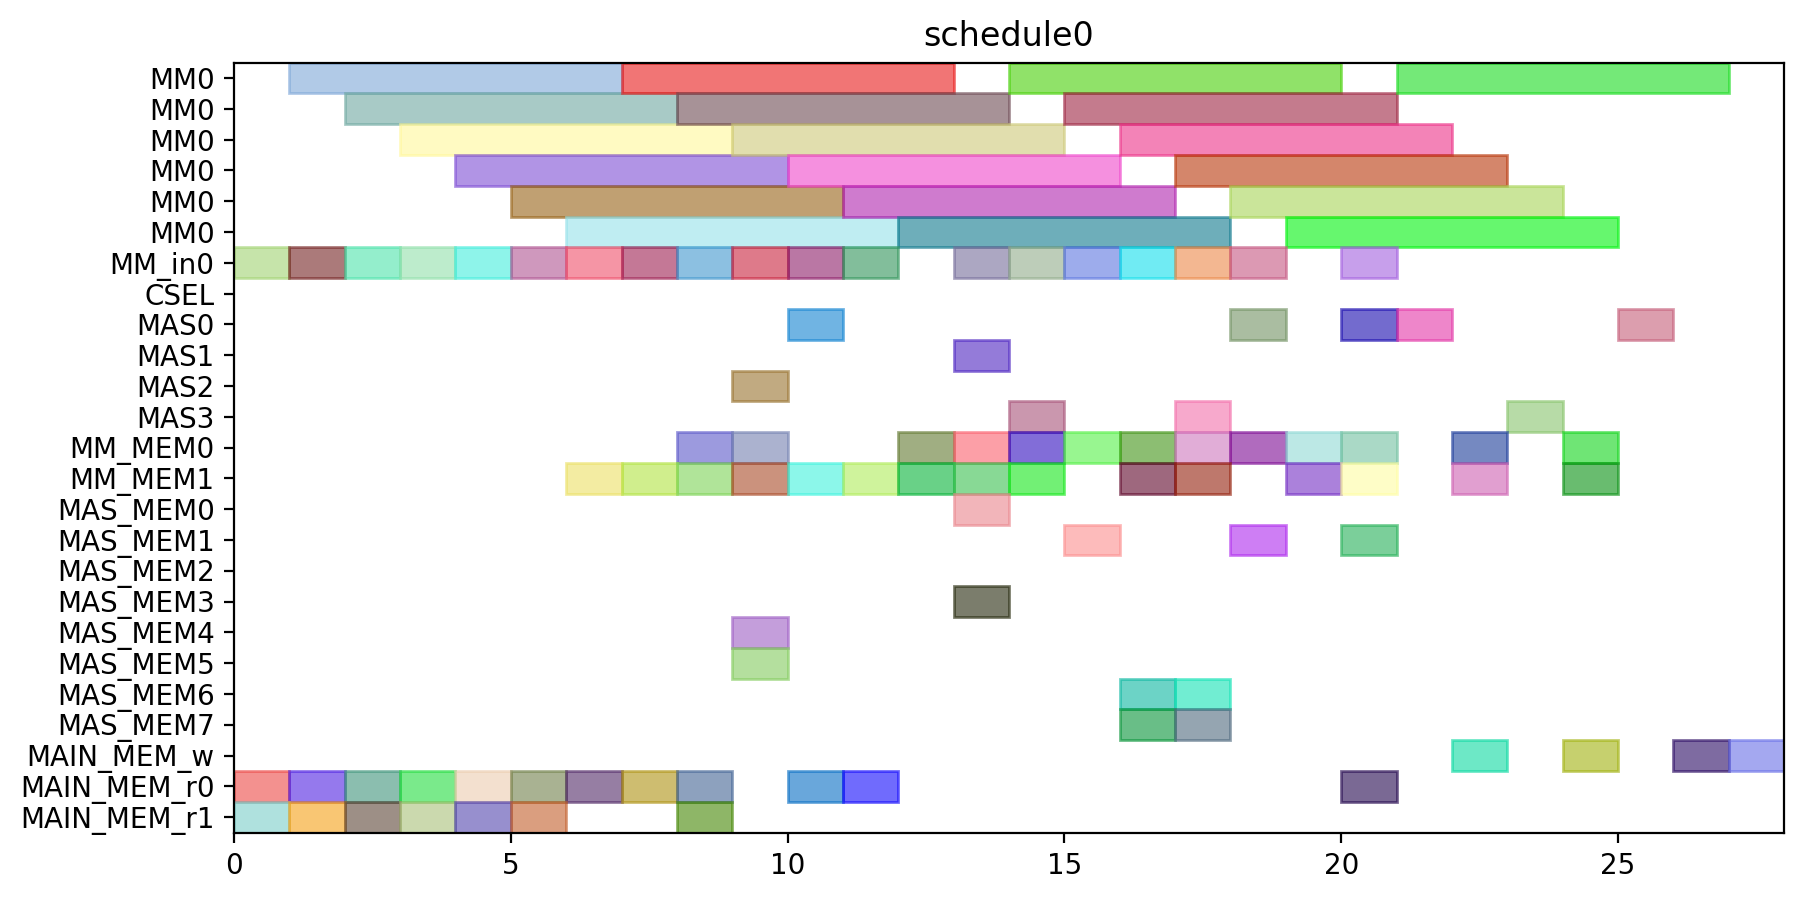

Write the Python code that produced this figure.
from pyschedule import Scenario, solvers, plotters, alt


def solve():
	horizon = 120
	S = Scenario("schedule0", horizon=horizon)

	# resource
	MM = S.Resources('MM', num=1, size=6)
	MM_in = S.Resources('MM_in', num=1)
	CSEL = S.Resource('CSEL')
	MAS = S.Resources('MAS', num=4, size=1, periods=range(1, horizon))
	MM_MEM = S.Resources('MM_MEM', num=2)
	MAS_MEM = S.Resources('MAS_MEM', num=8)
	MAIN_MEM_w = S.Resource('MAIN_MEM_w', size=1)
	MAIN_MEM_r = S.Resources('MAIN_MEM_r', num=2)

	# result of previous scheduling

	# new tasks
	T1 = S.Task('T1', length=6, delay_cost=1)
	T1 += alt(MM)
	T1_in = S.Task('T1_in', length=1, delay_cost=1)
	T1_in += alt(MM_in)
	S += T1_in*MM_in[0]<=T1*MM[0]
	T1_mem0 = S.Task('T1_mem0', length=1, delay_cost=1)
	T1_mem0 += MAIN_MEM_r[0]
	S += T1_mem0 <= T1

	T1_mem1 = S.Task('T1_mem1', length=1, delay_cost=1)
	T1_mem1 += MAIN_MEM_r[1]
	S += T1_mem1 <= T1

	T2 = S.Task('T2', length=6, delay_cost=1)
	T2 += alt(MM)
	T2_in = S.Task('T2_in', length=1, delay_cost=1)
	T2_in += alt(MM_in)
	S += T2_in*MM_in[0]<=T2*MM[0]
	T2_mem0 = S.Task('T2_mem0', length=1, delay_cost=1)
	T2_mem0 += MAIN_MEM_r[0]
	S += T2_mem0 <= T2

	T2_mem1 = S.Task('T2_mem1', length=1, delay_cost=1)
	T2_mem1 += MAIN_MEM_r[1]
	S += T2_mem1 <= T2

	T3 = S.Task('T3', length=6, delay_cost=1)
	T3 += alt(MM)
	T3_in = S.Task('T3_in', length=1, delay_cost=1)
	T3_in += alt(MM_in)
	S += T3_in*MM_in[0]<=T3*MM[0]
	T3_mem0 = S.Task('T3_mem0', length=1, delay_cost=1)
	T3_mem0 += MAIN_MEM_r[0]
	S += T3_mem0 <= T3

	T3_mem1 = S.Task('T3_mem1', length=1, delay_cost=1)
	T3_mem1 += MAIN_MEM_r[1]
	S += T3_mem1 <= T3

	T4 = S.Task('T4', length=6, delay_cost=1)
	T4 += alt(MM)
	T4_in = S.Task('T4_in', length=1, delay_cost=1)
	T4_in += alt(MM_in)
	S += T4_in*MM_in[0]<=T4*MM[0]
	T4_mem0 = S.Task('T4_mem0', length=1, delay_cost=1)
	T4_mem0 += MAIN_MEM_r[0]
	S += T4_mem0 <= T4

	T4_mem1 = S.Task('T4_mem1', length=1, delay_cost=1)
	T4_mem1 += MAIN_MEM_r[1]
	S += T4_mem1 <= T4

	T5 = S.Task('T5', length=6, delay_cost=1)
	T5 += alt(MM)
	T5_in = S.Task('T5_in', length=1, delay_cost=1)
	T5_in += alt(MM_in)
	S += T5_in*MM_in[0]<=T5*MM[0]
	T5_mem0 = S.Task('T5_mem0', length=1, delay_cost=1)
	T5_mem0 += MAIN_MEM_r[0]
	S += T5_mem0 <= T5

	T5_mem1 = S.Task('T5_mem1', length=1, delay_cost=1)
	T5_mem1 += MAIN_MEM_r[1]
	S += T5_mem1 <= T5

	T6 = S.Task('T6', length=6, delay_cost=1)
	T6 += alt(MM)
	T6_in = S.Task('T6_in', length=1, delay_cost=1)
	T6_in += alt(MM_in)
	S += T6_in*MM_in[0]<=T6*MM[0]
	T6_mem0 = S.Task('T6_mem0', length=1, delay_cost=1)
	T6_mem0 += MAIN_MEM_r[0]
	S += T6_mem0 <= T6

	T6_mem1 = S.Task('T6_mem1', length=1, delay_cost=1)
	T6_mem1 += MAIN_MEM_r[1]
	S += T6_mem1 <= T6

	T7 = S.Task('T7', length=6, delay_cost=1)
	T7 += alt(MM)
	T7_in = S.Task('T7_in', length=1, delay_cost=1)
	T7_in += alt(MM_in)
	S += T7_in*MM_in[0]<=T7*MM[0]
	T7_mem0 = S.Task('T7_mem0', length=1, delay_cost=1)
	T7_mem0 += MAIN_MEM_r[0]
	S += T7_mem0 <= T7

	T7_mem1 = S.Task('T7_mem1', length=1, delay_cost=1)
	T7_mem1 += MAIN_MEM_r[1]
	S += T7_mem1 <= T7

	T8 = S.Task('T8', length=6, delay_cost=1)
	T8 += alt(MM)
	T8_in = S.Task('T8_in', length=1, delay_cost=1)
	T8_in += alt(MM_in)
	S += T8_in*MM_in[0]<=T8*MM[0]
	T8_mem0 = S.Task('T8_mem0', length=1, delay_cost=1)
	T8_mem0 += MAIN_MEM_r[0]
	S += T8_mem0 <= T8

	T8_mem1 = S.Task('T8_mem1', length=1, delay_cost=1)
	T8_mem1 += alt(MM_MEM)
	S += (T1*MM[0])-1 < T8_mem1*MM_MEM[1]
	S += T8_mem1 <= T8

	T9 = S.Task('T9', length=6, delay_cost=1)
	T9 += alt(MM)
	T9_in = S.Task('T9_in', length=1, delay_cost=1)
	T9_in += alt(MM_in)
	S += T9_in*MM_in[0]<=T9*MM[0]
	T9_mem0 = S.Task('T9_mem0', length=1, delay_cost=1)
	T9_mem0 += MAIN_MEM_r[0]
	S += T9_mem0 <= T9

	T9_mem1 = S.Task('T9_mem1', length=1, delay_cost=1)
	T9_mem1 += alt(MM_MEM)
	S += (T1*MM[0])-1 < T9_mem1*MM_MEM[1]
	S += T9_mem1 <= T9

	T10 = S.Task('T10', length=6, delay_cost=1)
	T10 += alt(MM)
	T10_in = S.Task('T10_in', length=1, delay_cost=1)
	T10_in += alt(MM_in)
	S += T10_in*MM_in[0]<=T10*MM[0]
	T10_mem0 = S.Task('T10_mem0', length=1, delay_cost=1)
	T10_mem0 += MAIN_MEM_r[0]
	S += T10_mem0 <= T10

	T10_mem1 = S.Task('T10_mem1', length=1, delay_cost=1)
	T10_mem1 += alt(MM_MEM)
	S += (T3*MM[0])-1 < T10_mem1*MM_MEM[1]
	S += T10_mem1 <= T10

	T11 = S.Task('T11', length=6, delay_cost=1)
	T11 += alt(MM)
	T11_in = S.Task('T11_in', length=1, delay_cost=1)
	T11_in += alt(MM_in)
	S += T11_in*MM_in[0]<=T11*MM[0]
	T11_mem0 = S.Task('T11_mem0', length=1, delay_cost=1)
	T11_mem0 += MAIN_MEM_r[0]
	S += T11_mem0 <= T11

	T11_mem1 = S.Task('T11_mem1', length=1, delay_cost=1)
	T11_mem1 += alt(MM_MEM)
	S += (T3*MM[0])-1 < T11_mem1*MM_MEM[1]
	S += T11_mem1 <= T11

	T12 = S.Task('T12', length=1, delay_cost=1)
	T12 += alt(MAS)
	T12_mem0 = S.Task('T12_mem0', length=1, delay_cost=1)
	T12_mem0 += alt(MM_MEM)
	S += (T4*MM[0])-1 < T12_mem0*MM_MEM[0]
	S += T12_mem0 <= T12

	T12_mem1 = S.Task('T12_mem1', length=1, delay_cost=1)
	T12_mem1 += alt(MM_MEM)
	S += (T2*MM[0])-1 < T12_mem1*MM_MEM[1]
	S += T12_mem1 <= T12

	T13 = S.Task('T13', length=1, delay_cost=1)
	T13 += alt(MAS)
	T13_mem0 = S.Task('T13_mem0', length=1, delay_cost=1)
	T13_mem0 += alt(MM_MEM)
	S += (T4*MM[0])-1 < T13_mem0*MM_MEM[0]
	S += T13_mem0 <= T13

	T13_mem1 = S.Task('T13_mem1', length=1, delay_cost=1)
	T13_mem1 += alt(MM_MEM)
	S += (T2*MM[0])-1 < T13_mem1*MM_MEM[1]
	S += T13_mem1 <= T13

	T15 = S.Task('T15', length=1, delay_cost=1)
	T15 += alt(MAS)
	T15_mem0 = S.Task('T15_mem0', length=1, delay_cost=1)
	T15_mem0 += alt(MM_MEM)
	S += (T7*MM[0])-1 < T15_mem0*MM_MEM[0]
	S += T15_mem0 <= T15

	T15_mem1 = S.Task('T15_mem1', length=1, delay_cost=1)
	T15_mem1 += alt(MM_MEM)
	S += (T7*MM[0])-1 < T15_mem1*MM_MEM[1]
	S += T15_mem1 <= T15

	T14 = S.Task('T14', length=6, delay_cost=1)
	T14 += alt(MM)
	T14_in = S.Task('T14_in', length=1, delay_cost=1)
	T14_in += alt(MM_in)
	S += T14_in*MM_in[0]<=T14*MM[0]
	T14_mem0 = S.Task('T14_mem0', length=1, delay_cost=1)
	T14_mem0 += alt(MAS_MEM)
	S += (T13*MAS[0])-1 < T14_mem0*MAS_MEM[0]
	S += (T13*MAS[1])-1 < T14_mem0*MAS_MEM[2]
	S += (T13*MAS[2])-1 < T14_mem0*MAS_MEM[4]
	S += (T13*MAS[3])-1 < T14_mem0*MAS_MEM[6]
	S += T14_mem0 <= T14

	T14_mem1 = S.Task('T14_mem1', length=1, delay_cost=1)
	T14_mem1 += alt(MAS_MEM)
	S += (T13*MAS[0])-1 < T14_mem1*MAS_MEM[1]
	S += (T13*MAS[1])-1 < T14_mem1*MAS_MEM[3]
	S += (T13*MAS[2])-1 < T14_mem1*MAS_MEM[5]
	S += (T13*MAS[3])-1 < T14_mem1*MAS_MEM[7]
	S += T14_mem1 <= T14

	T16 = S.Task('T16', length=6, delay_cost=1)
	T16 += alt(MM)
	T16_in = S.Task('T16_in', length=1, delay_cost=1)
	T16_in += alt(MM_in)
	S += T16_in*MM_in[0]<=T16*MM[0]
	T16_mem0 = S.Task('T16_mem0', length=1, delay_cost=1)
	T16_mem0 += alt(MM_MEM)
	S += (T1*MM[0])-1 < T16_mem0*MM_MEM[0]
	S += T16_mem0 <= T16

	T16_mem1 = S.Task('T16_mem1', length=1, delay_cost=1)
	T16_mem1 += alt(MM_MEM)
	S += (T8*MM[0])-1 < T16_mem1*MM_MEM[1]
	S += T16_mem1 <= T16

	T17 = S.Task('T17', length=6, delay_cost=1)
	T17 += alt(MM)
	T17_in = S.Task('T17_in', length=1, delay_cost=1)
	T17_in += alt(MM_in)
	S += T17_in*MM_in[0]<=T17*MM[0]
	T17_mem0 = S.Task('T17_mem0', length=1, delay_cost=1)
	T17_mem0 += alt(MM_MEM)
	S += (T8*MM[0])-1 < T17_mem0*MM_MEM[0]
	S += T17_mem0 <= T17

	T17_mem1 = S.Task('T17_mem1', length=1, delay_cost=1)
	T17_mem1 += alt(MAS_MEM)
	S += (T15*MAS[0])-1 < T17_mem1*MAS_MEM[1]
	S += (T15*MAS[1])-1 < T17_mem1*MAS_MEM[3]
	S += (T15*MAS[2])-1 < T17_mem1*MAS_MEM[5]
	S += (T15*MAS[3])-1 < T17_mem1*MAS_MEM[7]
	S += T17_mem1 <= T17

	T18 = S.Task('T18', length=1, delay_cost=1)
	T18 += alt(MAS)
	T18_mem0 = S.Task('T18_mem0', length=1, delay_cost=1)
	T18_mem0 += alt(MM_MEM)
	S += (T5*MM[0])-1 < T18_mem0*MM_MEM[0]
	S += T18_mem0 <= T18

	T18_mem1 = S.Task('T18_mem1', length=1, delay_cost=1)
	T18_mem1 += alt(MM_MEM)
	S += (T9*MM[0])-1 < T18_mem1*MM_MEM[1]
	S += T18_mem1 <= T18

	T19 = S.Task('T19', length=1, delay_cost=1)
	T19 += alt(MAS)
	T19_mem0 = S.Task('T19_mem0', length=1, delay_cost=1)
	T19_mem0 += alt(MM_MEM)
	S += (T5*MM[0])-1 < T19_mem0*MM_MEM[0]
	S += T19_mem0 <= T19

	T19_mem1 = S.Task('T19_mem1', length=1, delay_cost=1)
	T19_mem1 += alt(MM_MEM)
	S += (T9*MM[0])-1 < T19_mem1*MM_MEM[1]
	S += T19_mem1 <= T19

	T21 = S.Task('T21', length=1, delay_cost=1)
	T21 += alt(MAS)
	T21_mem0 = S.Task('T21_mem0', length=1, delay_cost=1)
	T21_mem0 += alt(MM_MEM)
	S += (T6*MM[0])-1 < T21_mem0*MM_MEM[0]
	S += T21_mem0 <= T21

	T21_mem1 = S.Task('T21_mem1', length=1, delay_cost=1)
	T21_mem1 += alt(MM_MEM)
	S += (T10*MM[0])-1 < T21_mem1*MM_MEM[1]
	S += T21_mem1 <= T21

	T24 = S.Task('T24', length=6, delay_cost=1)
	T24 += alt(MM)
	T24_in = S.Task('T24_in', length=1, delay_cost=1)
	T24_in += alt(MM_in)
	S += T24_in*MM_in[0]<=T24*MM[0]
	T24_mem0 = S.Task('T24_mem0', length=1, delay_cost=1)
	T24_mem0 += alt(MM_MEM)
	S += (T11*MM[0])-1 < T24_mem0*MM_MEM[0]
	S += T24_mem0 <= T24

	T24_mem1 = S.Task('T24_mem1', length=1, delay_cost=1)
	T24_mem1 += alt(MAS_MEM)
	S += (T12*MAS[0])-1 < T24_mem1*MAS_MEM[1]
	S += (T12*MAS[1])-1 < T24_mem1*MAS_MEM[3]
	S += (T12*MAS[2])-1 < T24_mem1*MAS_MEM[5]
	S += (T12*MAS[3])-1 < T24_mem1*MAS_MEM[7]
	S += T24_mem1 <= T24

	T20 = S.Task('T20', length=6, delay_cost=1)
	T20 += alt(MM)
	T20_in = S.Task('T20_in', length=1, delay_cost=1)
	T20_in += alt(MM_in)
	S += T20_in*MM_in[0]<=T20*MM[0]
	T20_mem0 = S.Task('T20_mem0', length=1, delay_cost=1)
	T20_mem0 += alt(MAS_MEM)
	S += (T15*MAS[0])-1 < T20_mem0*MAS_MEM[0]
	S += (T15*MAS[1])-1 < T20_mem0*MAS_MEM[2]
	S += (T15*MAS[2])-1 < T20_mem0*MAS_MEM[4]
	S += (T15*MAS[3])-1 < T20_mem0*MAS_MEM[6]
	S += T20_mem0 <= T20

	T20_mem1 = S.Task('T20_mem1', length=1, delay_cost=1)
	T20_mem1 += alt(MAS_MEM)
	S += (T18*MAS[0])-1 < T20_mem1*MAS_MEM[1]
	S += (T18*MAS[1])-1 < T20_mem1*MAS_MEM[3]
	S += (T18*MAS[2])-1 < T20_mem1*MAS_MEM[5]
	S += (T18*MAS[3])-1 < T20_mem1*MAS_MEM[7]
	S += T20_mem1 <= T20

	T22 = S.Task('T22', length=6, delay_cost=1)
	T22 += alt(MM)
	T22_in = S.Task('T22_in', length=1, delay_cost=1)
	T22_in += alt(MM_in)
	S += T22_in*MM_in[0]<=T22*MM[0]
	T22_mem0 = S.Task('T22_mem0', length=1, delay_cost=1)
	T22_mem0 += alt(MAS_MEM)
	S += (T21*MAS[0])-1 < T22_mem0*MAS_MEM[0]
	S += (T21*MAS[1])-1 < T22_mem0*MAS_MEM[2]
	S += (T21*MAS[2])-1 < T22_mem0*MAS_MEM[4]
	S += (T21*MAS[3])-1 < T22_mem0*MAS_MEM[6]
	S += T22_mem0 <= T22

	T22_mem1 = S.Task('T22_mem1', length=1, delay_cost=1)
	T22_mem1 += alt(MAS_MEM)
	S += (T21*MAS[0])-1 < T22_mem1*MAS_MEM[1]
	S += (T21*MAS[1])-1 < T22_mem1*MAS_MEM[3]
	S += (T21*MAS[2])-1 < T22_mem1*MAS_MEM[5]
	S += (T21*MAS[3])-1 < T22_mem1*MAS_MEM[7]
	S += T22_mem1 <= T22

	T23 = S.Task('T23', length=6, delay_cost=1)
	T23 += alt(MM)
	T23_in = S.Task('T23_in', length=1, delay_cost=1)
	T23_in += alt(MM_in)
	S += T23_in*MM_in[0]<=T23*MM[0]
	T23_mem0 = S.Task('T23_mem0', length=1, delay_cost=1)
	T23_mem0 += alt(MAS_MEM)
	S += (T19*MAS[0])-1 < T23_mem0*MAS_MEM[0]
	S += (T19*MAS[1])-1 < T23_mem0*MAS_MEM[2]
	S += (T19*MAS[2])-1 < T23_mem0*MAS_MEM[4]
	S += (T19*MAS[3])-1 < T23_mem0*MAS_MEM[6]
	S += T23_mem0 <= T23

	T23_mem1 = S.Task('T23_mem1', length=1, delay_cost=1)
	T23_mem1 += alt(MAS_MEM)
	S += (T19*MAS[0])-1 < T23_mem1*MAS_MEM[1]
	S += (T19*MAS[1])-1 < T23_mem1*MAS_MEM[3]
	S += (T19*MAS[2])-1 < T23_mem1*MAS_MEM[5]
	S += (T19*MAS[3])-1 < T23_mem1*MAS_MEM[7]
	S += T23_mem1 <= T23

	Z2_new = S.Task('Z2_new', length=6, delay_cost=1)
	Z2_new += alt(MM)
	Z2_new_in = S.Task('Z2_new_in', length=1, delay_cost=1)
	Z2_new_in += alt(MM_in)
	S += Z2_new_in*MM_in[0]<=Z2_new*MM[0]
	S += 0<Z2_new

	Z2_new_w = S.Task('Z2_new_w', length=1, delay_cost=1)
	Z2_new_w += alt(MAIN_MEM_w)
	S += Z2_new <= Z2_new_w

	Z2_new_mem0 = S.Task('Z2_new_mem0', length=1, delay_cost=1)
	Z2_new_mem0 += MAIN_MEM_r[0]
	S += Z2_new_mem0 <= Z2_new

	Z2_new_mem1 = S.Task('Z2_new_mem1', length=1, delay_cost=1)
	Z2_new_mem1 += alt(MM_MEM)
	S += (T14*MM[0])-1 < Z2_new_mem1*MM_MEM[1]
	S += Z2_new_mem1 <= Z2_new

	T25 = S.Task('T25', length=1, delay_cost=1)
	T25 += alt(MAS)
	T25_mem0 = S.Task('T25_mem0', length=1, delay_cost=1)
	T25_mem0 += alt(MM_MEM)
	S += (T20*MM[0])-1 < T25_mem0*MM_MEM[0]
	S += T25_mem0 <= T25

	T25_mem1 = S.Task('T25_mem1', length=1, delay_cost=1)
	T25_mem1 += alt(MM_MEM)
	S += (T20*MM[0])-1 < T25_mem1*MM_MEM[1]
	S += T25_mem1 <= T25

	X2_new = S.Task('X2_new', length=1, delay_cost=1)
	X2_new += alt(MAS)
	S += 0<X2_new

	X2_new_w = S.Task('X2_new_w', length=1, delay_cost=1)
	X2_new_w += alt(MAIN_MEM_w)
	S += X2_new <= X2_new_w

	X2_new_mem0 = S.Task('X2_new_mem0', length=1, delay_cost=1)
	X2_new_mem0 += alt(MM_MEM)
	S += (T22*MM[0])-1 < X2_new_mem0*MM_MEM[0]
	S += X2_new_mem0 <= X2_new

	X2_new_mem1 = S.Task('X2_new_mem1', length=1, delay_cost=1)
	X2_new_mem1 += alt(MM_MEM)
	S += (T24*MM[0])-1 < X2_new_mem1*MM_MEM[1]
	S += X2_new_mem1 <= X2_new

	X1_new = S.Task('X1_new', length=1, delay_cost=1)
	X1_new += alt(MAS)
	S += 0<X1_new

	X1_new_w = S.Task('X1_new_w', length=1, delay_cost=1)
	X1_new_w += alt(MAIN_MEM_w)
	S += X1_new <= X1_new_w

	X1_new_mem0 = S.Task('X1_new_mem0', length=1, delay_cost=1)
	X1_new_mem0 += alt(MM_MEM)
	S += (T23*MM[0])-1 < X1_new_mem0*MM_MEM[0]
	S += X1_new_mem0 <= X1_new

	X1_new_mem1 = S.Task('X1_new_mem1', length=1, delay_cost=1)
	X1_new_mem1 += alt(MM_MEM)
	S += (T17*MM[0])-1 < X1_new_mem1*MM_MEM[1]
	S += X1_new_mem1 <= X1_new

	Z1_new = S.Task('Z1_new', length=1, delay_cost=1)
	Z1_new += alt(MAS)
	S += 0<Z1_new

	Z1_new_w = S.Task('Z1_new_w', length=1, delay_cost=1)
	Z1_new_w += alt(MAIN_MEM_w)
	S += Z1_new <= Z1_new_w

	Z1_new_mem0 = S.Task('Z1_new_mem0', length=1, delay_cost=1)
	Z1_new_mem0 += alt(MM_MEM)
	S += (T16*MM[0])-1 < Z1_new_mem0*MM_MEM[0]
	S += Z1_new_mem0 <= Z1_new

	Z1_new_mem1 = S.Task('Z1_new_mem1', length=1, delay_cost=1)
	Z1_new_mem1 += alt(MAS_MEM)
	S += (T25*MAS[0])-1 < Z1_new_mem1*MAS_MEM[1]
	S += (T25*MAS[1])-1 < Z1_new_mem1*MAS_MEM[3]
	S += (T25*MAS[2])-1 < Z1_new_mem1*MAS_MEM[5]
	S += (T25*MAS[3])-1 < Z1_new_mem1*MAS_MEM[7]
	S += Z1_new_mem1 <= Z1_new

	solvers.mip.solve(S,msg=1,kind='CPLEX',ratio_gap=1.01)

	solution = [['hoge']*len(S.solution()[1]) for i in range(len(S.solution()))]
	for i in range(len(S.solution())):
		for j in range(len(S.solution()[i])):
			solution[i][j]=str(S.solution()[i][j])
	print(solution)

	cycles = int(solution[-1][3])

	pic_file_name = "/home/mfukuda/ABE/multiRAM_multiMAS_16mux/scheduling_result/stage6MM1_stage1MAS4/EP_LADDERMUL/schedule0.png"
	if(S.solution() != []):
		plotters.matplotlib.plot(S,img_filename=pic_file_name, show_task_labels=False, fig_size=(cycles*0.25+3, 5))

	return solution
